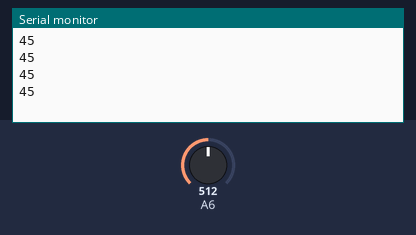
The sketch below on a simulated Arduino Nano, built with avr-gcc and run on an emulated ATmega328P. On the bench: the last lines printed to the serial monitor. The inputs (shaded band) are chosen by the test bench; at power-on: A6 = 512.

Above: at 1.2 s.
1.3 s: A6 set to 490
At 1.7 s:
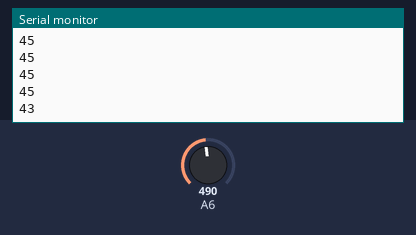
2.8 s: A6 set to 306
At 3.02 s:
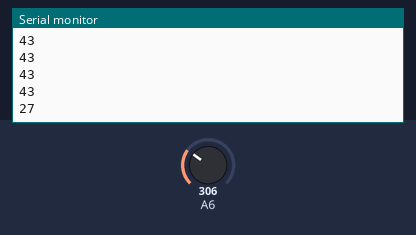
Timing chart, 0 to 5.8 s (numbered marks = the images above; inputs shaded):
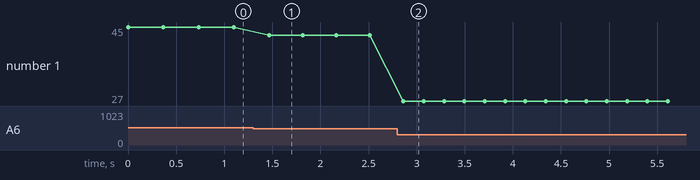

Measured:
- after the input at 1.3 s, the serial monitor: prints a new line after 0.17 s (image 1)
- after the input at 2.8 s, the serial monitor: prints a new line after 0.06 s (image 2)
- plotted number 1: 45 → 43 after the input at 1.3 s, 43 → 27 after the input at 2.8 s

The sketch:

project3.ino
```cpp
// Hydrometer sensor for plants
// By Pratyush Tewari

//number of LEDS to light up
int leds=0;


// 2-dimensional array of row pin numbers:
const int row[8] = {
  18,17,12,7,11,5,4,15};

// 2-dimensional array of column pin numbers:
const int col[8] = {
  10,16,9,14,2,8,3,6};
  float timeCount = 0;

// 2-dimensional array of pixels:
int O[8][8] = {
  {0,1,1,1,1,1,1,0},
  {1,1,1,1,1,1,1,1},
  {1,1,1,0,0,1,1,1},
  {1,1,0,0,0,0,1,1},
  {1,1,0,0,0,0,1,1},
  {1,1,1,0,0,1,1,1},
  {1,1,1,1,1,1,1,1},
  {0,1,1,1,1,1,1,0}
};

int K[8][8] = {
  {0,1,1,0,0,0,1,1},
  {0,1,1,0,0,1,1,0},
  {0,1,1,0,1,1,0,0},
  {0,1,1,1,1,0,0,0},
  {0,1,1,0,1,1,0,0},
  {0,1,1,0,0,1,1,0},
  {0,1,1,0,0,0,1,1},
  {0,1,1,0,0,0,0,1}
};

void setup() {
  Serial.begin(9600);
  // initialize the I/O pins as outputs
  // iterate over the pins:
  for (int thisPin = 0; thisPin < 8; thisPin++) {
    // initialize the output pins:
    pinMode(col[thisPin], OUTPUT);
    pinMode(row[thisPin], OUTPUT);
    digitalWrite(row[thisPin], HIGH);
    digitalWrite(col[thisPin], LOW);
  }
}

void loop() {


// read the input on analog pin 0:
  int sensorValue = analogRead(A6);

  sensorValue = constrain(sensorValue, 0, 730);
  // print out the value you read:
  //Serial.println(sensorValue);

  //map the value to a percentage
  leds = map(sensorValue, 0, 730, 1, 64);

  // print out the soil water percentage you calculated:
  Serial.println(leds);

 for (int delay = 0; delay < 500; ++delay) {
  drawLEDS(leds);
 }


}

//Light up number of LEDS
void drawLEDS(int leds) {
  boolean complete = false;
  for(int i = 0; i < 8 && !complete; i++) {
    for (int j = 0; j < 8; j++) {
      if (--leds <= 0 ) {
        complete = true;
        break;
      }
       digitalWrite(col[j], HIGH);
       digitalWrite(row[i], LOW);
       //delay(.999);
       digitalWrite(col[j], LOW);
       digitalWrite(row[i], HIGH);

    }
  }

}
void drawScreen(int character[8][8]) {
  for(int i = 0; i < 8; i++) {
    for (int j = 0; j < 8; j++) {
      if ( character[i][j] == 1) {
      // draw some letter bits
       digitalWrite(col[j], HIGH);
       digitalWrite(row[i], LOW);
       //delay(.999);
       digitalWrite(col[j], LOW);
       digitalWrite(row[i], HIGH);
      }
    }
  }
}
```
